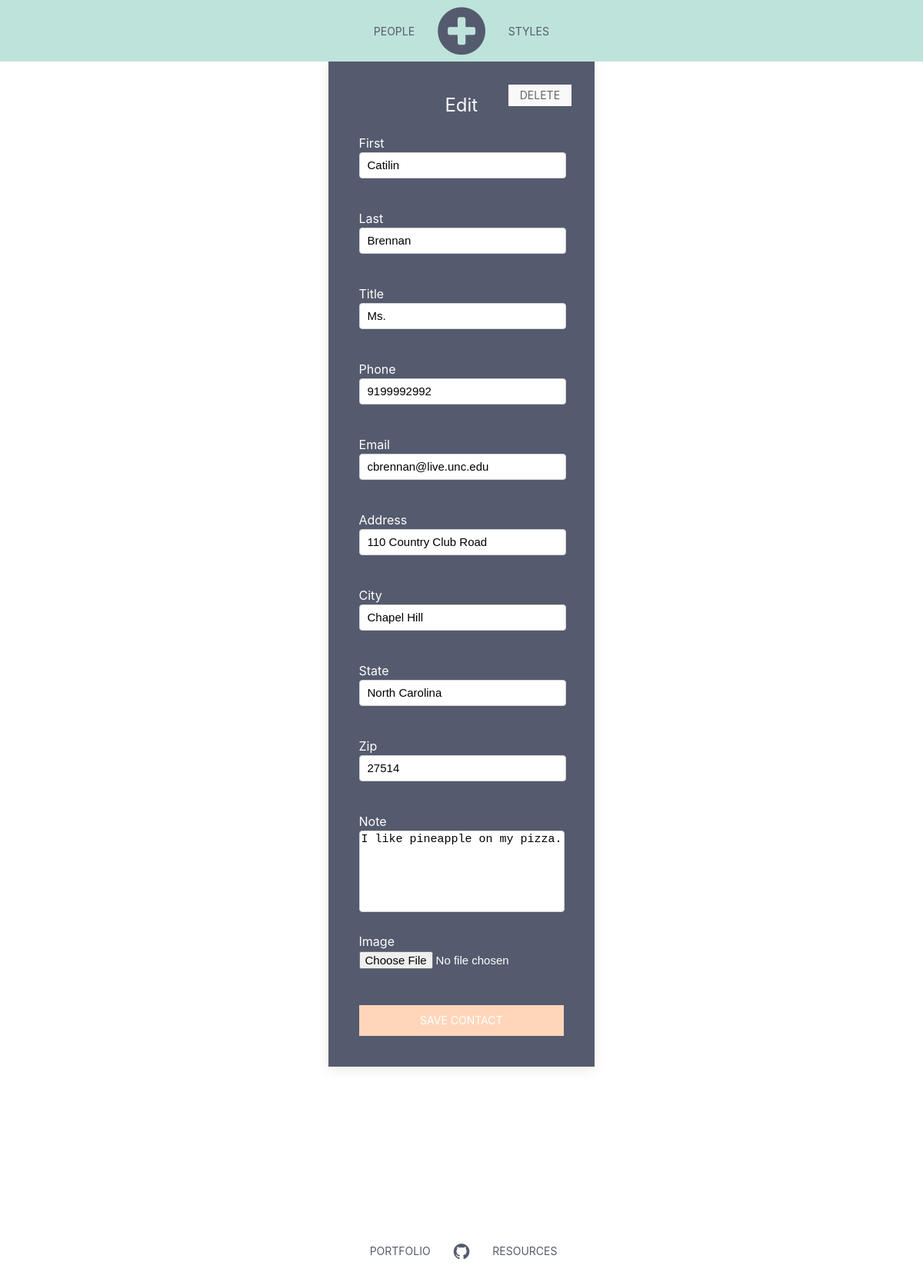
The app's page /edit.php?id=32, older data.
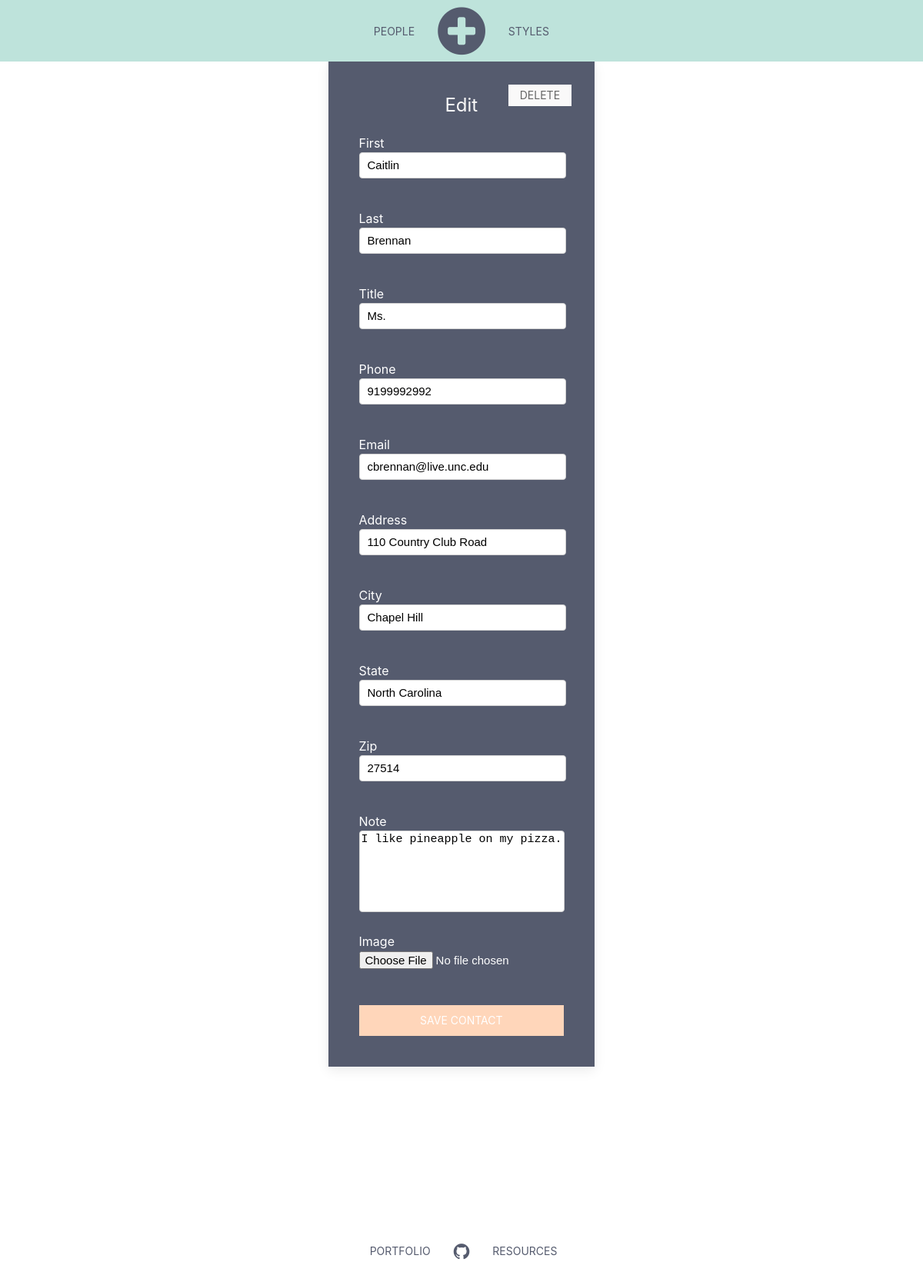
The same page, newer data.
### tables this page shows
CREATE TABLE `contacts` (
  `id` int(11) NOT NULL,
  `first` varchar(200) NOT NULL,
  `last` varchar(200) NOT NULL,
  `title` varchar(200) NOT NULL,
  `address` varchar(200) NOT NULL,
  `city` varchar(200) NOT NULL,
  `state` varchar(200) NOT NULL,
  `zip` varchar(200) NOT NULL,
  `phone` varchar(200) NOT NULL,
  `email` varchar(200) NOT NULL,
  `notes` text NOT NULL,
  `image` varchar(200) NOT NULL
);

### edit.php (the view, shortened to what this page needs)
<?php
  include 'header.php';
  $id = $_GET['id'];
  $stmt = $db->prepare('SELECT * from contacts WHERE id = :id LIMIT 1');
  $stmt->bindParam(':id', $id);
  $stmt->execute();
  $contact = $stmt->fetch(PDO::FETCH_ASSOC);
?>
<div class="uk-container">
  <div class="uk-grid">
    <div class="uk-width-1-3@m">
    </div>
    <div class="uk-width-1-3@m">
        <div class="uk-card uk-card-default">
          <div class="uk-card-body">
            <h3 style="text-align: center;">Edit</h3>
            <div class="uk-card-badge"><a class="uk-button uk-button-small" style="background-color: #FAF9F9" href="/delete.php?id=<?= $contact['id']; ?>">Delete</a></div>
          <form method="POST" action="/update.php" id="new">
                  <div class="form-group">
                    <label for="contact_first">First</label>
                    <input class="form-control" type="text" name="first" id="contact_first" value="<?= $contact['first']; ?>" />
                  </div>
                  <div class="form-group">
                    <label for="contact_last">Last</label>
                    <input class="form-control" type="text" name="last" id="contact_last" value="<?= $contact['last']; ?>" />
                  </div>
                  <div class="form-group">
                    <label for="contact_last">Title</label>
                    <input class="form-control" type="text" name="title" id="contact_title" value="<?= $contact['title']; ?>" />
                  </div>
                  <div class="form-group">
                    <label for="contact_last">Phone</label>
                    <input class="form-control" type="text" name="phone" id="contact_phone" value="<?= $contact['phone']; ?>" />
                  </div>
                  <div class="form-group">
                    <label for="contact_last">Email</label>
                    <input class="form-control" type="text" name="email" id="contact_email" value="<?= $contact['email']; ?>"/>
                  </div>
                  <div class="form-group">
                    <label for="contact_last">Address</label>
                    <input class="form-control" type="text" name="address" id="contact_address" value="<?= $contact['address']; ?>" />
                  </div>
                  <div class="form-group">
                    <label for="contact_city">City</label>
                    <input class="form-control" type="text" name="city" id="contact_city" value="<?= $contact['city']; ?>" />
                  </div>
                  <div class="form-group">
                    <label for="contact_state">State</label>
                    <input class="form-control" type="text" name="state" id="contact_state" value="<?= $contact['state']; ?>" />
                  </div>
                  <div class="form-group">
                    <label for="contact_last">Zip</label>
                    <input class="form-control" type="text" name="zip" id="contact_zip" value="<?= $contact['zip']; ?>" />
                  </div>
                  <div class="form-group">
                    <label for="contact_last">Note</label>
                    <textarea class="form-control" name="notes" form="new" id="contact_note"  value="" ><?= $contact['notes']; ?></textarea>
                  </div>
                  <div class="form-group">
                    <label for="contact_image">Image</label>
                    <input style="border: 0px solid lightgray !important; padding: 0px !important; color: white;" type="file" name="file" />
                  </div>
            <button class="uk-button uk-button-danger uk-width-1-1" style="background-color: #FFD6BA">Save Contact</button>
          </form>
        </div>
      </div>
    </div>
  </div>
</div>
<?php include 'footer.php'; ?>

Row changes from the older to the newer data that the page shows:
changed contacts "Brennan": first "Catilin" → "Caitlin"
